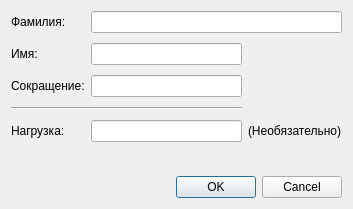
<?xml version="1.0" encoding="UTF-8"?>
<ui version="4.0">
 <class>dialogTeacher</class>
 <widget class="QDialog" name="dialogTeacher">
  <property name="geometry">
   <rect>
    <x>0</x>
    <y>0</y>
    <width>353</width>
    <height>209</height>
   </rect>
  </property>
  <property name="windowTitle">
   <string>Учитель</string>
  </property>
  <layout class="QVBoxLayout" name="verticalLayout">
   <item>
    <layout class="QGridLayout" name="gridLayout">
     <property name="horizontalSpacing">
      <number>6</number>
     </property>
     <property name="verticalSpacing">
      <number>10</number>
     </property>
     <item row="0" column="0">
      <widget class="QLabel" name="family_label">
       <property name="text">
        <string>Фамилия:</string>
       </property>
      </widget>
     </item>
     <item row="2" column="0">
      <widget class="QLabel" name="abb_label">
       <property name="text">
        <string>Сокращение:</string>
       </property>
      </widget>
     </item>
     <item row="1" column="0">
      <widget class="QLabel" name="name_label">
       <property name="text">
        <string>Имя:</string>
       </property>
      </widget>
     </item>
     <item row="4" column="1">
      <widget class="QLineEdit" name="workload_lineEdit"/>
     </item>
     <item row="2" column="1">
      <widget class="QLineEdit" name="abb_lineEdit"/>
     </item>
     <item row="4" column="0">
      <widget class="QLabel" name="workload_label">
       <property name="text">
        <string>Нагрузка:</string>
       </property>
      </widget>
     </item>
     <item row="3" column="0" colspan="2">
      <widget class="Line" name="line">
       <property name="orientation">
        <enum>Qt::Horizontal</enum>
       </property>
      </widget>
     </item>
     <item row="4" column="2">
      <widget class="QLabel" name="label">
       <property name="text">
        <string>(Необязательно)</string>
       </property>
      </widget>
     </item>
     <item row="0" column="1" colspan="2">
      <widget class="QLineEdit" name="family_lineEdit"/>
     </item>
     <item row="1" column="1">
      <widget class="QLineEdit" name="name_lineEdit"/>
     </item>
    </layout>
   </item>
   <item>
    <spacer name="verticalSpacer">
     <property name="orientation">
      <enum>Qt::Vertical</enum>
     </property>
     <property name="sizeHint" stdset="0">
      <size>
       <width>20</width>
       <height>40</height>
      </size>
     </property>
    </spacer>
   </item>
   <item>
    <widget class="QDialogButtonBox" name="buttonBox">
     <property name="orientation">
      <enum>Qt::Horizontal</enum>
     </property>
     <property name="standardButtons">
      <set>QDialogButtonBox::Cancel|QDialogButtonBox::Ok</set>
     </property>
    </widget>
   </item>
  </layout>
 </widget>
 <resources/>
 <connections>
  <connection>
   <sender>buttonBox</sender>
   <signal>accepted()</signal>
   <receiver>dialogTeacher</receiver>
   <slot>accept()</slot>
   <hints>
    <hint type="sourcelabel">
     <x>248</x>
     <y>254</y>
    </hint>
    <hint type="destinationlabel">
     <x>157</x>
     <y>274</y>
    </hint>
   </hints>
  </connection>
  <connection>
   <sender>buttonBox</sender>
   <signal>rejected()</signal>
   <receiver>dialogTeacher</receiver>
   <slot>reject()</slot>
   <hints>
    <hint type="sourcelabel">
     <x>316</x>
     <y>260</y>
    </hint>
    <hint type="destinationlabel">
     <x>286</x>
     <y>274</y>
    </hint>
   </hints>
  </connection>
 </connections>
</ui>
